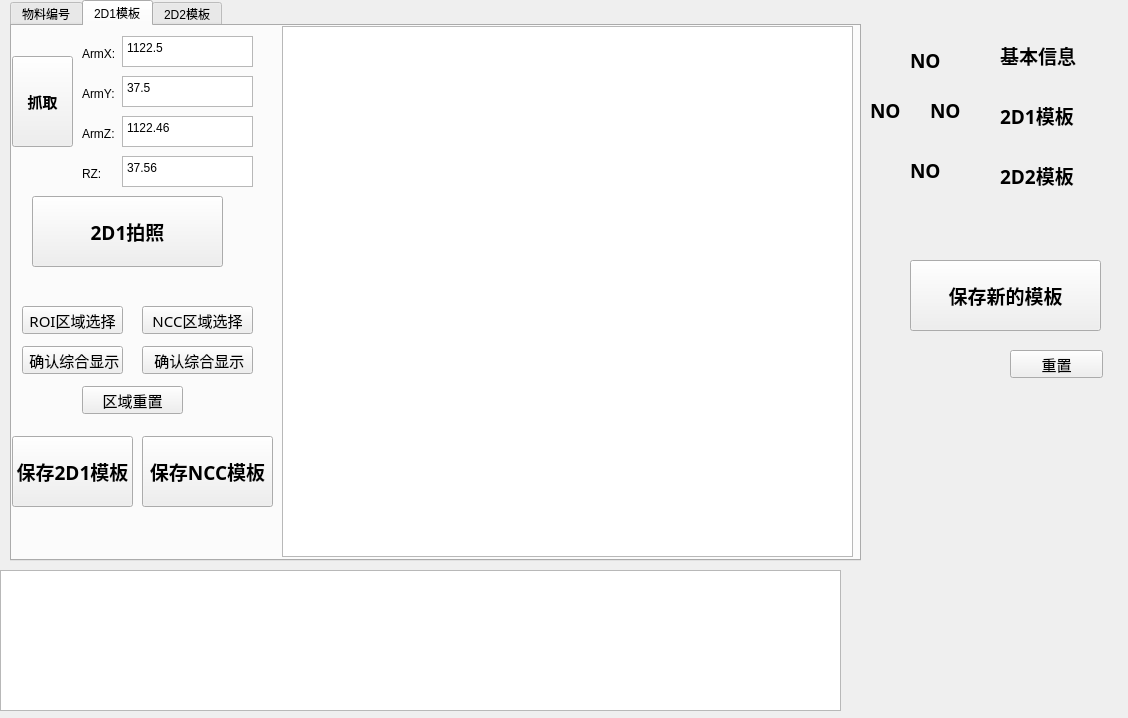
<?xml version="1.0" encoding="UTF-8"?>
<ui version="4.0">
 <class>MyTemplate</class>
 <widget class="QWidget" name="MyTemplate">
  <property name="geometry">
   <rect>
    <x>0</x>
    <y>0</y>
    <width>1128</width>
    <height>718</height>
   </rect>
  </property>
  <property name="windowTitle">
   <string>Form</string>
  </property>
  <widget class="QTabWidget" name="form_show_2">
   <property name="geometry">
    <rect>
     <x>10</x>
     <y>0</y>
     <width>851</width>
     <height>561</height>
    </rect>
   </property>
   <property name="toolTip">
    <string>&lt;html&gt;&lt;head/&gt;&lt;body&gt;&lt;p&gt;&lt;br/&gt;&lt;/p&gt;&lt;/body&gt;&lt;/html&gt;</string>
   </property>
   <property name="whatsThis">
    <string>&lt;html&gt;&lt;head/&gt;&lt;body&gt;&lt;p&gt;&lt;br/&gt;&lt;/p&gt;&lt;/body&gt;&lt;/html&gt;</string>
   </property>
   <property name="currentIndex">
    <number>1</number>
   </property>
   <widget class="QWidget" name="tab">
    <attribute name="title">
     <string>物料编号</string>
    </attribute>
    <widget class="QPushButton" name="form_Store_material">
     <property name="geometry">
      <rect>
       <x>0</x>
       <y>370</y>
       <width>841</width>
       <height>161</height>
      </rect>
     </property>
     <property name="font">
      <font>
       <family>微软雅黑</family>
       <pointsize>14</pointsize>
       <weight>75</weight>
       <bold>true</bold>
      </font>
     </property>
     <property name="text">
      <string>保存物料信息</string>
     </property>
    </widget>
    <widget class="QWidget" name="layoutWidget">
     <property name="geometry">
      <rect>
       <x>31</x>
       <y>30</y>
       <width>781</width>
       <height>31</height>
      </rect>
     </property>
     <layout class="QHBoxLayout" name="horizontalLayout">
      <item>
       <widget class="QLabel" name="label_11">
        <property name="font">
         <font>
          <family>微软雅黑</family>
          <pointsize>11</pointsize>
          <weight>50</weight>
          <bold>false</bold>
         </font>
        </property>
        <property name="text">
         <string>底托编码:</string>
        </property>
       </widget>
      </item>
      <item>
       <widget class="QLineEdit" name="conding1">
        <property name="minimumSize">
         <size>
          <width>0</width>
          <height>28</height>
         </size>
        </property>
       </widget>
      </item>
      <item>
       <spacer name="horizontalSpacer">
        <property name="orientation">
         <enum>Qt::Horizontal</enum>
        </property>
        <property name="sizeHint" stdset="0">
         <size>
          <width>40</width>
          <height>20</height>
         </size>
        </property>
       </spacer>
      </item>
      <item>
       <widget class="QLabel" name="label_12">
        <property name="font">
         <font>
          <family>微软雅黑</family>
          <pointsize>11</pointsize>
          <weight>50</weight>
          <bold>false</bold>
         </font>
        </property>
        <property name="text">
         <string>泡沫底盘编码:</string>
        </property>
       </widget>
      </item>
      <item>
       <widget class="QLineEdit" name="conding2">
        <property name="minimumSize">
         <size>
          <width>0</width>
          <height>28</height>
         </size>
        </property>
       </widget>
      </item>
     </layout>
    </widget>
   </widget>
   <widget class="QWidget" name="tab_2">
    <attribute name="title">
     <string>2D1模板</string>
    </attribute>
    <widget class="QListWidget" name="gvMain_4">
     <property name="geometry">
      <rect>
       <x>270</x>
       <y>0</y>
       <width>571</width>
       <height>531</height>
      </rect>
     </property>
    </widget>
    <widget class="QLabel" name="label_13">
     <property name="geometry">
      <rect>
       <x>0</x>
       <y>0</y>
       <width>251</width>
       <height>161</height>
      </rect>
     </property>
     <property name="font">
      <font>
       <family>微软雅黑</family>
       <pointsize>14</pointsize>
       <weight>75</weight>
       <bold>true</bold>
      </font>
     </property>
     <property name="text">
      <string/>
     </property>
    </widget>
    <widget class="QLabel" name="label_17">
     <property name="geometry">
      <rect>
       <x>70</x>
       <y>20</y>
       <width>41</width>
       <height>16</height>
      </rect>
     </property>
     <property name="text">
      <string>ArmX:</string>
     </property>
    </widget>
    <widget class="QLabel" name="label_18">
     <property name="geometry">
      <rect>
       <x>70</x>
       <y>60</y>
       <width>41</width>
       <height>16</height>
      </rect>
     </property>
     <property name="text">
      <string>ArmY:</string>
     </property>
    </widget>
    <widget class="QLabel" name="label_19">
     <property name="geometry">
      <rect>
       <x>70</x>
       <y>100</y>
       <width>41</width>
       <height>16</height>
      </rect>
     </property>
     <property name="text">
      <string>ArmZ:</string>
     </property>
    </widget>
    <widget class="QLabel" name="label_20">
     <property name="geometry">
      <rect>
       <x>70</x>
       <y>140</y>
       <width>72</width>
       <height>16</height>
      </rect>
     </property>
     <property name="text">
      <string>RZ:</string>
     </property>
    </widget>
    <widget class="QPushButton" name="form_Capture">
     <property name="geometry">
      <rect>
       <x>0</x>
       <y>30</y>
       <width>61</width>
       <height>91</height>
      </rect>
     </property>
     <property name="font">
      <font>
       <family>微软雅黑</family>
       <pointsize>11</pointsize>
       <weight>75</weight>
       <bold>true</bold>
      </font>
     </property>
     <property name="text">
      <string>抓取</string>
     </property>
    </widget>
    <widget class="QPushButton" name="form_pushButton_2D1">
     <property name="geometry">
      <rect>
       <x>20</x>
       <y>170</y>
       <width>191</width>
       <height>71</height>
      </rect>
     </property>
     <property name="font">
      <font>
       <family>微软雅黑</family>
       <pointsize>14</pointsize>
       <weight>75</weight>
       <bold>true</bold>
      </font>
     </property>
     <property name="text">
      <string>2D1拍照</string>
     </property>
    </widget>
    <widget class="QPushButton" name="form_ROI_2D1">
     <property name="geometry">
      <rect>
       <x>10</x>
       <y>280</y>
       <width>101</width>
       <height>28</height>
      </rect>
     </property>
     <property name="font">
      <font>
       <family>微软雅黑</family>
       <pointsize>11</pointsize>
       <weight>50</weight>
       <bold>false</bold>
      </font>
     </property>
     <property name="text">
      <string>ROI区域选择</string>
     </property>
    </widget>
    <widget class="QPushButton" name="form_show_2D1">
     <property name="geometry">
      <rect>
       <x>10</x>
       <y>320</y>
       <width>101</width>
       <height>28</height>
      </rect>
     </property>
     <property name="font">
      <font>
       <family>微软雅黑</family>
       <pointsize>11</pointsize>
       <weight>50</weight>
       <bold>false</bold>
      </font>
     </property>
     <property name="text">
      <string> 确认综合显示</string>
     </property>
    </widget>
    <widget class="QPushButton" name="form_reset_2D1">
     <property name="geometry">
      <rect>
       <x>70</x>
       <y>360</y>
       <width>101</width>
       <height>28</height>
      </rect>
     </property>
     <property name="font">
      <font>
       <family>微软雅黑</family>
       <pointsize>11</pointsize>
       <weight>50</weight>
       <bold>false</bold>
      </font>
     </property>
     <property name="text">
      <string>区域重置</string>
     </property>
    </widget>
    <widget class="QPushButton" name="form_save_2D1">
     <property name="geometry">
      <rect>
       <x>0</x>
       <y>410</y>
       <width>121</width>
       <height>71</height>
      </rect>
     </property>
     <property name="font">
      <font>
       <family>微软雅黑</family>
       <pointsize>14</pointsize>
       <weight>75</weight>
       <bold>true</bold>
      </font>
     </property>
     <property name="text">
      <string>保存2D1模板</string>
     </property>
    </widget>
    <widget class="QTextEdit" name="ArmX_2D1">
     <property name="geometry">
      <rect>
       <x>110</x>
       <y>10</y>
       <width>131</width>
       <height>31</height>
      </rect>
     </property>
     <property name="html">
      <string>&lt;!DOCTYPE HTML PUBLIC &quot;-//W3C//DTD HTML 4.0//EN&quot; &quot;http://www.w3.org/TR/REC-html40/strict.dtd&quot;&gt;
&lt;html&gt;&lt;head&gt;&lt;meta name=&quot;qrichtext&quot; content=&quot;1&quot; /&gt;&lt;style type=&quot;text/css&quot;&gt;
p, li { white-space: pre-wrap; }
&lt;/style&gt;&lt;/head&gt;&lt;body style=&quot; font-family:'SimSun'; font-size:9pt; font-weight:400; font-style:normal;&quot;&gt;
&lt;p style=&quot; margin-top:0px; margin-bottom:0px; margin-left:0px; margin-right:0px; -qt-block-indent:0; text-indent:0px;&quot;&gt;1122.5&lt;/p&gt;&lt;/body&gt;&lt;/html&gt;</string>
     </property>
    </widget>
    <widget class="QTextEdit" name="ArmY_2D1">
     <property name="geometry">
      <rect>
       <x>110</x>
       <y>50</y>
       <width>131</width>
       <height>31</height>
      </rect>
     </property>
     <property name="html">
      <string>&lt;!DOCTYPE HTML PUBLIC &quot;-//W3C//DTD HTML 4.0//EN&quot; &quot;http://www.w3.org/TR/REC-html40/strict.dtd&quot;&gt;
&lt;html&gt;&lt;head&gt;&lt;meta name=&quot;qrichtext&quot; content=&quot;1&quot; /&gt;&lt;style type=&quot;text/css&quot;&gt;
p, li { white-space: pre-wrap; }
&lt;/style&gt;&lt;/head&gt;&lt;body style=&quot; font-family:'SimSun'; font-size:9pt; font-weight:400; font-style:normal;&quot;&gt;
&lt;p style=&quot; margin-top:0px; margin-bottom:0px; margin-left:0px; margin-right:0px; -qt-block-indent:0; text-indent:0px;&quot;&gt;37.5&lt;/p&gt;&lt;/body&gt;&lt;/html&gt;</string>
     </property>
    </widget>
    <widget class="QTextEdit" name="ArmZ_2D1">
     <property name="geometry">
      <rect>
       <x>110</x>
       <y>90</y>
       <width>131</width>
       <height>31</height>
      </rect>
     </property>
     <property name="html">
      <string>&lt;!DOCTYPE HTML PUBLIC &quot;-//W3C//DTD HTML 4.0//EN&quot; &quot;http://www.w3.org/TR/REC-html40/strict.dtd&quot;&gt;
&lt;html&gt;&lt;head&gt;&lt;meta name=&quot;qrichtext&quot; content=&quot;1&quot; /&gt;&lt;style type=&quot;text/css&quot;&gt;
p, li { white-space: pre-wrap; }
&lt;/style&gt;&lt;/head&gt;&lt;body style=&quot; font-family:'SimSun'; font-size:9pt; font-weight:400; font-style:normal;&quot;&gt;
&lt;p style=&quot; margin-top:0px; margin-bottom:0px; margin-left:0px; margin-right:0px; -qt-block-indent:0; text-indent:0px;&quot;&gt;1122.46&lt;/p&gt;&lt;/body&gt;&lt;/html&gt;</string>
     </property>
    </widget>
    <widget class="QTextEdit" name="RZ_2D1">
     <property name="geometry">
      <rect>
       <x>110</x>
       <y>130</y>
       <width>131</width>
       <height>31</height>
      </rect>
     </property>
     <property name="html">
      <string>&lt;!DOCTYPE HTML PUBLIC &quot;-//W3C//DTD HTML 4.0//EN&quot; &quot;http://www.w3.org/TR/REC-html40/strict.dtd&quot;&gt;
&lt;html&gt;&lt;head&gt;&lt;meta name=&quot;qrichtext&quot; content=&quot;1&quot; /&gt;&lt;style type=&quot;text/css&quot;&gt;
p, li { white-space: pre-wrap; }
&lt;/style&gt;&lt;/head&gt;&lt;body style=&quot; font-family:'SimSun'; font-size:9pt; font-weight:400; font-style:normal;&quot;&gt;
&lt;p style=&quot; margin-top:0px; margin-bottom:0px; margin-left:0px; margin-right:0px; -qt-block-indent:0; text-indent:0px;&quot;&gt;37.56&lt;/p&gt;&lt;/body&gt;&lt;/html&gt;</string>
     </property>
    </widget>
    <widget class="QPushButton" name="form_ROI_2D1_2">
     <property name="geometry">
      <rect>
       <x>130</x>
       <y>280</y>
       <width>111</width>
       <height>28</height>
      </rect>
     </property>
     <property name="font">
      <font>
       <family>微软雅黑</family>
       <pointsize>11</pointsize>
       <weight>50</weight>
       <bold>false</bold>
      </font>
     </property>
     <property name="text">
      <string>NCC区域选择</string>
     </property>
    </widget>
    <widget class="QPushButton" name="form_show_2D1_2">
     <property name="geometry">
      <rect>
       <x>130</x>
       <y>320</y>
       <width>111</width>
       <height>28</height>
      </rect>
     </property>
     <property name="font">
      <font>
       <family>微软雅黑</family>
       <pointsize>11</pointsize>
       <weight>50</weight>
       <bold>false</bold>
      </font>
     </property>
     <property name="text">
      <string> 确认综合显示</string>
     </property>
    </widget>
    <widget class="QPushButton" name="form_save_2D1_2">
     <property name="geometry">
      <rect>
       <x>130</x>
       <y>410</y>
       <width>131</width>
       <height>71</height>
      </rect>
     </property>
     <property name="font">
      <font>
       <family>微软雅黑</family>
       <pointsize>14</pointsize>
       <weight>75</weight>
       <bold>true</bold>
      </font>
     </property>
     <property name="text">
      <string>保存NCC模板</string>
     </property>
    </widget>
   </widget>
   <widget class="QWidget" name="tab_3">
    <attribute name="title">
     <string>2D2模板</string>
    </attribute>
    <widget class="QListWidget" name="gvMain_5">
     <property name="geometry">
      <rect>
       <x>250</x>
       <y>0</y>
       <width>591</width>
       <height>531</height>
      </rect>
     </property>
    </widget>
    <widget class="QLabel" name="label_47">
     <property name="geometry">
      <rect>
       <x>0</x>
       <y>160</y>
       <width>251</width>
       <height>101</height>
      </rect>
     </property>
     <property name="font">
      <font>
       <family>微软雅黑</family>
       <pointsize>14</pointsize>
       <weight>75</weight>
       <bold>true</bold>
      </font>
     </property>
     <property name="text">
      <string/>
     </property>
    </widget>
    <widget class="QLabel" name="label_50">
     <property name="geometry">
      <rect>
       <x>20</x>
       <y>90</y>
       <width>41</width>
       <height>16</height>
      </rect>
     </property>
     <property name="text">
      <string>ArmZ:</string>
     </property>
    </widget>
    <widget class="QLabel" name="label_51">
     <property name="geometry">
      <rect>
       <x>20</x>
       <y>10</y>
       <width>41</width>
       <height>16</height>
      </rect>
     </property>
     <property name="text">
      <string>ArmX:</string>
     </property>
    </widget>
    <widget class="QLabel" name="label_52">
     <property name="geometry">
      <rect>
       <x>20</x>
       <y>130</y>
       <width>72</width>
       <height>15</height>
      </rect>
     </property>
     <property name="text">
      <string>RZ:</string>
     </property>
    </widget>
    <widget class="QLabel" name="label_53">
     <property name="geometry">
      <rect>
       <x>20</x>
       <y>50</y>
       <width>41</width>
       <height>16</height>
      </rect>
     </property>
     <property name="text">
      <string>ArmY:</string>
     </property>
    </widget>
    <widget class="QPushButton" name="form_pushButton_2D1_2">
     <property name="geometry">
      <rect>
       <x>20</x>
       <y>160</y>
       <width>191</width>
       <height>71</height>
      </rect>
     </property>
     <property name="font">
      <font>
       <family>微软雅黑</family>
       <pointsize>14</pointsize>
       <weight>75</weight>
       <bold>true</bold>
      </font>
     </property>
     <property name="text">
      <string>2D2拍照</string>
     </property>
    </widget>
    <widget class="QPushButton" name="form_show_2D2">
     <property name="geometry">
      <rect>
       <x>30</x>
       <y>320</y>
       <width>171</width>
       <height>28</height>
      </rect>
     </property>
     <property name="font">
      <font>
       <family>微软雅黑</family>
       <pointsize>11</pointsize>
       <weight>50</weight>
       <bold>false</bold>
      </font>
     </property>
     <property name="text">
      <string> 确认综合显示</string>
     </property>
    </widget>
    <widget class="QPushButton" name="form_reset_2D2">
     <property name="geometry">
      <rect>
       <x>30</x>
       <y>380</y>
       <width>171</width>
       <height>28</height>
      </rect>
     </property>
     <property name="font">
      <font>
       <family>微软雅黑</family>
       <pointsize>11</pointsize>
       <weight>50</weight>
       <bold>false</bold>
      </font>
     </property>
     <property name="text">
      <string>区域重置</string>
     </property>
    </widget>
    <widget class="QPushButton" name="from_ROI_2D2">
     <property name="geometry">
      <rect>
       <x>30</x>
       <y>260</y>
       <width>171</width>
       <height>28</height>
      </rect>
     </property>
     <property name="font">
      <font>
       <family>微软雅黑</family>
       <pointsize>11</pointsize>
       <weight>50</weight>
       <bold>false</bold>
      </font>
     </property>
     <property name="text">
      <string>ROI区域选择</string>
     </property>
    </widget>
    <widget class="QPushButton" name="form_save_2D2">
     <property name="geometry">
      <rect>
       <x>20</x>
       <y>430</y>
       <width>191</width>
       <height>71</height>
      </rect>
     </property>
     <property name="font">
      <font>
       <family>微软雅黑</family>
       <pointsize>14</pointsize>
       <weight>75</weight>
       <bold>true</bold>
      </font>
     </property>
     <property name="text">
      <string>保存2D2模板</string>
     </property>
    </widget>
    <widget class="QTextEdit" name="ArmX_2D2">
     <property name="geometry">
      <rect>
       <x>70</x>
       <y>0</y>
       <width>141</width>
       <height>31</height>
      </rect>
     </property>
     <property name="html">
      <string>&lt;!DOCTYPE HTML PUBLIC &quot;-//W3C//DTD HTML 4.0//EN&quot; &quot;http://www.w3.org/TR/REC-html40/strict.dtd&quot;&gt;
&lt;html&gt;&lt;head&gt;&lt;meta name=&quot;qrichtext&quot; content=&quot;1&quot; /&gt;&lt;style type=&quot;text/css&quot;&gt;
p, li { white-space: pre-wrap; }
&lt;/style&gt;&lt;/head&gt;&lt;body style=&quot; font-family:'SimSun'; font-size:9pt; font-weight:400; font-style:normal;&quot;&gt;
&lt;p style=&quot; margin-top:0px; margin-bottom:0px; margin-left:0px; margin-right:0px; -qt-block-indent:0; text-indent:0px;&quot;&gt;1967.1&lt;/p&gt;&lt;/body&gt;&lt;/html&gt;</string>
     </property>
    </widget>
    <widget class="QTextEdit" name="RZ_2D2">
     <property name="geometry">
      <rect>
       <x>70</x>
       <y>120</y>
       <width>141</width>
       <height>31</height>
      </rect>
     </property>
     <property name="html">
      <string>&lt;!DOCTYPE HTML PUBLIC &quot;-//W3C//DTD HTML 4.0//EN&quot; &quot;http://www.w3.org/TR/REC-html40/strict.dtd&quot;&gt;
&lt;html&gt;&lt;head&gt;&lt;meta name=&quot;qrichtext&quot; content=&quot;1&quot; /&gt;&lt;style type=&quot;text/css&quot;&gt;
p, li { white-space: pre-wrap; }
&lt;/style&gt;&lt;/head&gt;&lt;body style=&quot; font-family:'SimSun'; font-size:9pt; font-weight:400; font-style:normal;&quot;&gt;
&lt;p style=&quot; margin-top:0px; margin-bottom:0px; margin-left:0px; margin-right:0px; -qt-block-indent:0; text-indent:0px;&quot;&gt;-101.82&lt;/p&gt;&lt;/body&gt;&lt;/html&gt;</string>
     </property>
    </widget>
    <widget class="QTextEdit" name="ArmZ_2D2">
     <property name="geometry">
      <rect>
       <x>70</x>
       <y>80</y>
       <width>141</width>
       <height>31</height>
      </rect>
     </property>
     <property name="html">
      <string>&lt;!DOCTYPE HTML PUBLIC &quot;-//W3C//DTD HTML 4.0//EN&quot; &quot;http://www.w3.org/TR/REC-html40/strict.dtd&quot;&gt;
&lt;html&gt;&lt;head&gt;&lt;meta name=&quot;qrichtext&quot; content=&quot;1&quot; /&gt;&lt;style type=&quot;text/css&quot;&gt;
p, li { white-space: pre-wrap; }
&lt;/style&gt;&lt;/head&gt;&lt;body style=&quot; font-family:'SimSun'; font-size:9pt; font-weight:400; font-style:normal;&quot;&gt;
&lt;p style=&quot; margin-top:0px; margin-bottom:0px; margin-left:0px; margin-right:0px; -qt-block-indent:0; text-indent:0px;&quot;&gt;2404.43&lt;/p&gt;&lt;/body&gt;&lt;/html&gt;</string>
     </property>
    </widget>
    <widget class="QTextEdit" name="ArmY_2D2">
     <property name="geometry">
      <rect>
       <x>70</x>
       <y>40</y>
       <width>141</width>
       <height>31</height>
      </rect>
     </property>
     <property name="html">
      <string>&lt;!DOCTYPE HTML PUBLIC &quot;-//W3C//DTD HTML 4.0//EN&quot; &quot;http://www.w3.org/TR/REC-html40/strict.dtd&quot;&gt;
&lt;html&gt;&lt;head&gt;&lt;meta name=&quot;qrichtext&quot; content=&quot;1&quot; /&gt;&lt;style type=&quot;text/css&quot;&gt;
p, li { white-space: pre-wrap; }
&lt;/style&gt;&lt;/head&gt;&lt;body style=&quot; font-family:'SimSun'; font-size:9pt; font-weight:400; font-style:normal;&quot;&gt;
&lt;p style=&quot; margin-top:0px; margin-bottom:0px; margin-left:0px; margin-right:0px; -qt-block-indent:0; text-indent:0px;&quot;&gt;12.36&lt;/p&gt;&lt;/body&gt;&lt;/html&gt;</string>
     </property>
    </widget>
   </widget>
  </widget>
  <widget class="QLabel" name="label">
   <property name="geometry">
    <rect>
     <x>40</x>
     <y>560</y>
     <width>851</width>
     <height>151</height>
    </rect>
   </property>
   <property name="text">
    <string/>
   </property>
  </widget>
  <widget class="QLabel" name="label_2">
   <property name="geometry">
    <rect>
     <x>40</x>
     <y>570</y>
     <width>851</width>
     <height>151</height>
    </rect>
   </property>
   <property name="text">
    <string/>
   </property>
  </widget>
  <widget class="QLabel" name="label_22">
   <property name="geometry">
    <rect>
     <x>890</x>
     <y>-10</y>
     <width>221</width>
     <height>721</height>
    </rect>
   </property>
   <property name="font">
    <font>
     <family>微软雅黑</family>
     <pointsize>11</pointsize>
     <weight>50</weight>
     <bold>false</bold>
    </font>
   </property>
   <property name="text">
    <string/>
   </property>
  </widget>
  <widget class="QLabel" name="label_4">
   <property name="geometry">
    <rect>
     <x>910</x>
     <y>50</y>
     <width>72</width>
     <height>21</height>
    </rect>
   </property>
   <property name="font">
    <font>
     <family>微软雅黑</family>
     <pointsize>14</pointsize>
     <weight>75</weight>
     <bold>true</bold>
    </font>
   </property>
   <property name="text">
    <string>NO</string>
   </property>
  </widget>
  <widget class="QPushButton" name="form_new_save">
   <property name="geometry">
    <rect>
     <x>910</x>
     <y>260</y>
     <width>191</width>
     <height>71</height>
    </rect>
   </property>
   <property name="font">
    <font>
     <family>微软雅黑</family>
     <pointsize>14</pointsize>
     <weight>75</weight>
     <bold>true</bold>
    </font>
   </property>
   <property name="text">
    <string>保存新的模板</string>
   </property>
  </widget>
  <widget class="QLabel" name="label_6">
   <property name="geometry">
    <rect>
     <x>910</x>
     <y>160</y>
     <width>72</width>
     <height>21</height>
    </rect>
   </property>
   <property name="font">
    <font>
     <family>微软雅黑</family>
     <pointsize>14</pointsize>
     <weight>75</weight>
     <bold>true</bold>
    </font>
   </property>
   <property name="text">
    <string>NO</string>
   </property>
  </widget>
  <widget class="QLabel" name="label_5">
   <property name="geometry">
    <rect>
     <x>870</x>
     <y>100</y>
     <width>72</width>
     <height>21</height>
    </rect>
   </property>
   <property name="font">
    <font>
     <family>微软雅黑</family>
     <pointsize>14</pointsize>
     <weight>75</weight>
     <bold>true</bold>
    </font>
   </property>
   <property name="text">
    <string>NO</string>
   </property>
  </widget>
  <widget class="QLabel" name="label_7">
   <property name="geometry">
    <rect>
     <x>1000</x>
     <y>40</y>
     <width>101</width>
     <height>31</height>
    </rect>
   </property>
   <property name="font">
    <font>
     <family>微软雅黑</family>
     <pointsize>14</pointsize>
     <weight>75</weight>
     <bold>true</bold>
    </font>
   </property>
   <property name="text">
    <string>基本信息</string>
   </property>
  </widget>
  <widget class="QLabel" name="label_9">
   <property name="geometry">
    <rect>
     <x>1000</x>
     <y>160</y>
     <width>101</width>
     <height>31</height>
    </rect>
   </property>
   <property name="font">
    <font>
     <family>微软雅黑</family>
     <pointsize>14</pointsize>
     <weight>75</weight>
     <bold>true</bold>
    </font>
   </property>
   <property name="text">
    <string>2D2模板</string>
   </property>
  </widget>
  <widget class="QLabel" name="label_8">
   <property name="geometry">
    <rect>
     <x>1000</x>
     <y>100</y>
     <width>101</width>
     <height>31</height>
    </rect>
   </property>
   <property name="font">
    <font>
     <family>微软雅黑</family>
     <pointsize>14</pointsize>
     <weight>75</weight>
     <bold>true</bold>
    </font>
   </property>
   <property name="text">
    <string>2D1模板</string>
   </property>
  </widget>
  <widget class="QPushButton" name="form_reset">
   <property name="geometry">
    <rect>
     <x>1010</x>
     <y>350</y>
     <width>93</width>
     <height>28</height>
    </rect>
   </property>
   <property name="font">
    <font>
     <family>微软雅黑</family>
     <pointsize>11</pointsize>
     <weight>50</weight>
     <bold>false</bold>
    </font>
   </property>
   <property name="text">
    <string>重置</string>
   </property>
  </widget>
  <widget class="QTextBrowser" name="form_textBrowser">
   <property name="geometry">
    <rect>
     <x>0</x>
     <y>570</y>
     <width>841</width>
     <height>141</height>
    </rect>
   </property>
  </widget>
  <widget class="QLabel" name="label_10">
   <property name="geometry">
    <rect>
     <x>930</x>
     <y>100</y>
     <width>72</width>
     <height>21</height>
    </rect>
   </property>
   <property name="font">
    <font>
     <family>微软雅黑</family>
     <pointsize>14</pointsize>
     <weight>75</weight>
     <bold>true</bold>
    </font>
   </property>
   <property name="text">
    <string>NO</string>
   </property>
  </widget>
 </widget>
 <resources/>
 <connections/>
</ui>
